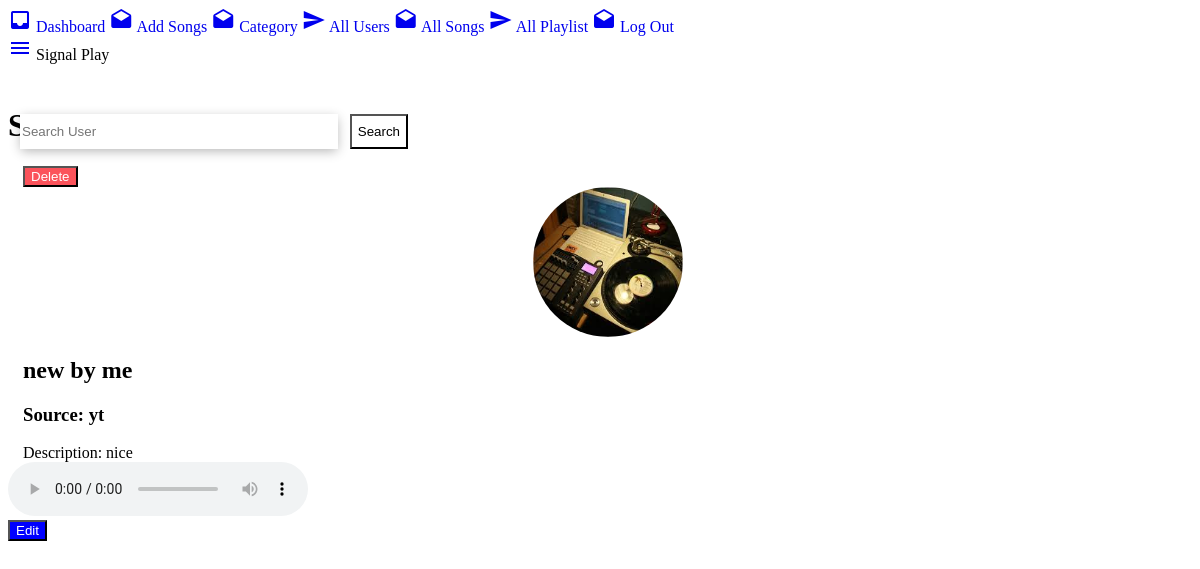
The page /admin/viewDetailUser.php?viewDetails=29 (signed in) on the database as committed earlier.
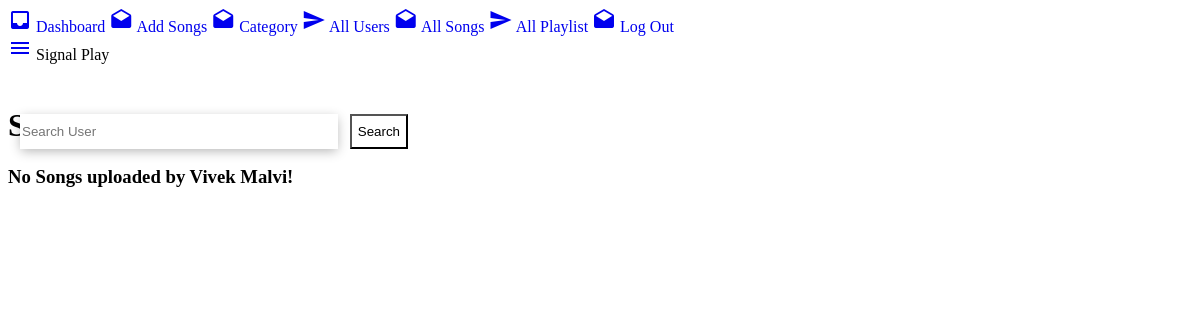
The same page on the database as committed later.
### tables this page shows
CREATE TABLE `songs` (
  `sId` int(3) NOT NULL,
  `uId` int(3) NOT NULL,
  `sSong` text NOT NULL,
  `sTitle` varchar(256) NOT NULL,
  `sArtist` varchar(256) NOT NULL,
  `sImage` text NOT NULL,
  `sSource` text NOT NULL,
  `sDescription` varchar(256) NOT NULL,
  `sDuration` varchar(256) NOT NULL
);

CREATE TABLE `users` (
  `uId` int(3) NOT NULL,
  `uFirstName` varchar(256) NOT NULL,
  `uLastName` varchar(256) NOT NULL,
  `uDisplayName` varchar(256) NOT NULL,
  `isBlocked` tinyint(1) NOT NULL DEFAULT '0',
  `uEmail` varchar(256) NOT NULL,
  `uPassword` varchar(256) NOT NULL,
  `uProfilePic` text NOT NULL,
  `role` varchar(256) NOT NULL DEFAULT 'user',
  `uDateOfReg` timestamp NOT NULL DEFAULT CURRENT_TIMESTAMP,
  `token` varchar(256) NOT NULL,
  `tokenValid` int(11) NOT NULL DEFAULT '1'
);

### admin/viewDetailUser.php (the view, shortened to what this page needs)
<?php
if(isset($_GET['viewDetails'])){
	$the_user_id = $_GET['viewDetails'];
}
include "db.php";
$query = "SELECT * FROM users WHERE uId = '$the_user_id'";
$select_user= mysqli_query($con,$query);
$rowcount1=mysqli_num_rows($select_user);
if ($rowcount1 != 0) {
	while($row1 = mysqli_fetch_assoc($select_user)){
		$uFirstName = $row1['uFirstName'];
		$uLastName = $row1['uLastName'];
	}
}
?>
<!DOCTYPE html>
<html>
<head>
	<link rel="stylesheet" type="text/css" href="https://unpkg.com/material-components-web@latest/dist/material-components-web.min.css">
	<link rel="stylesheet" href="./css/style.css">
	<link rel="stylesheet" type="text/css" href="../user/css/searchBox.css">
</head>
<body>
	<?php include "header.php"; ?>
	<div class="mdc-drawer-app-content">
		<?php include "navbar.php";  ?>
		<main class="main-content" id="main-content" style="margin-top: 50px;">
			<div class="mdc-top-app-bar--fixed-adjust">
				<h1>Songs by <?php echo $uFirstName . " " . $uLastName; ?>!</h1>
				<div class="mdc-layout-grid">
					<div class="mdc-layout-grid__inner">
						<?php
						$query = "SELECT * FROM songs WHERE uId = '$the_user_id'";
						$select_songs= mysqli_query($con,$query);
						$rowcount=mysqli_num_rows($select_songs);
						if ($rowcount != 0) {
							while($row = mysqli_fetch_assoc($select_songs)){
								$sId = $row['sId'];
								$sSong = $row['sSong'];
								$sTitle = $row['sTitle'];
								$sArtist = $row['sArtist'];
								$sImage = $row['sImage'];
								$sSource = $row['sSource'];
								$sDescription = $row['sDescription'];
								?>
								<div class="mdc-layout-grid__cell--span-4">
									<div class="mdc-card demo-card">
										<div class="mdc-card__primary-action demo-card__primary-action contentCard" tabindex="0">
											<div class="mdc-card__media mdc-card__media--8-3 demo-card__media userProfilePic">
												<?php
												echo "<a href='allSongs.php?deleteSong=$sId' onClick=\"javascript: return confirm('Are you sure you want to delete?');\"><button class='mdc-button mdc-card__action mdc-card__action--button blockButton ' style='background-color:#fb535b!important;'>Delete</button></a>";
												?>
												<img src="<?php echo $sImage; ?>" width="150px" height="150px">
											</div>
											<div class="demo-card__primary">
												<h2 class="demo-card__title mdc-typography mdc-typography--headline6"><?php echo $sTitle . " " . "by " . $sArtist ;?></h2>
												<h3 class="demo-card__subtitle mdc-typography mdc-typography--subtitle2">Source:  <?php echo $sSource; ?></h3>
											</div>
											<div class="demo-card__secondary mdc-typography mdc-typography--body2">
												Description: <?php echo $sDescription; ?>
											</div>
										</div>
										<div class="mdc-card__actions">
											<div class="mdc-card__action-buttons actionBlock">
												<audio controls style="padding-right: 5px;">
													<source id="audioSTARTMP3" src="<?php echo $sSong; ?>" type="audio/mpeg">
													</audio>
												</div>
												<?php
												echo "<a href='editSong.php?editSong=$sId'><button class='mdc-button mdc-card__action mdc-card__action--button blockButton'>Edit</button></a>";
												?>
											</div>
										</div>
									</div>
									<?php
								}
							}else{
								?>
								<div class="mdc-layout-grid__cell--span-4">
									<h3>No Songs uploaded by <?php echo $uFirstName . " " . $uLastName; ?>!</h3>
								</div>
								<?php
							}
							?>
						</div>
					</div>
				</div>
			</main>
		</div>
	</body>
	</html>

Rows that differ between the two databases and show on the page:
removed songs: sImage (picture), sTitle "new", sArtist "me", sSource "yt", sDescription "nice"
now on this page (row edited): users: uFirstName "Vivek", uLastName "Malvi"
Other text that changed with them:
text now shown: "No Songs uploaded by !"
